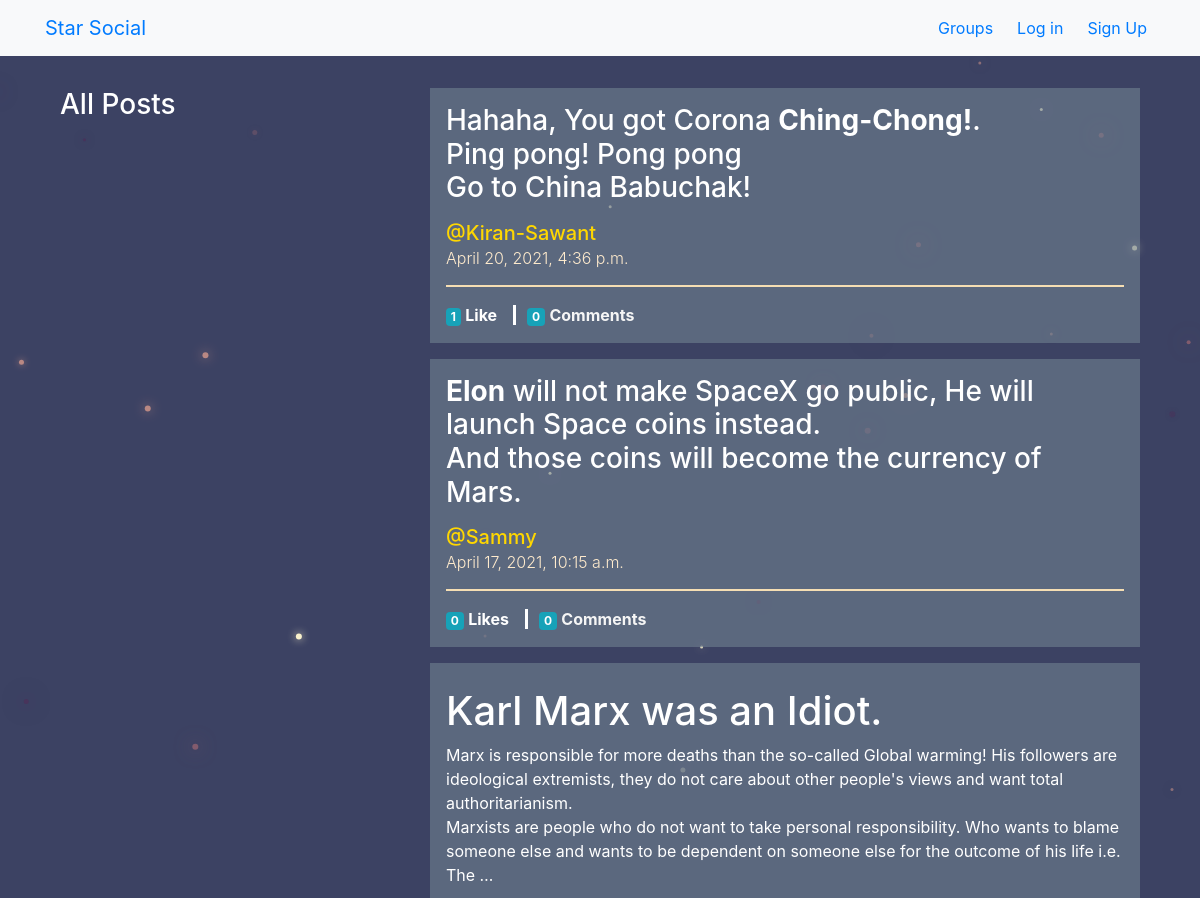
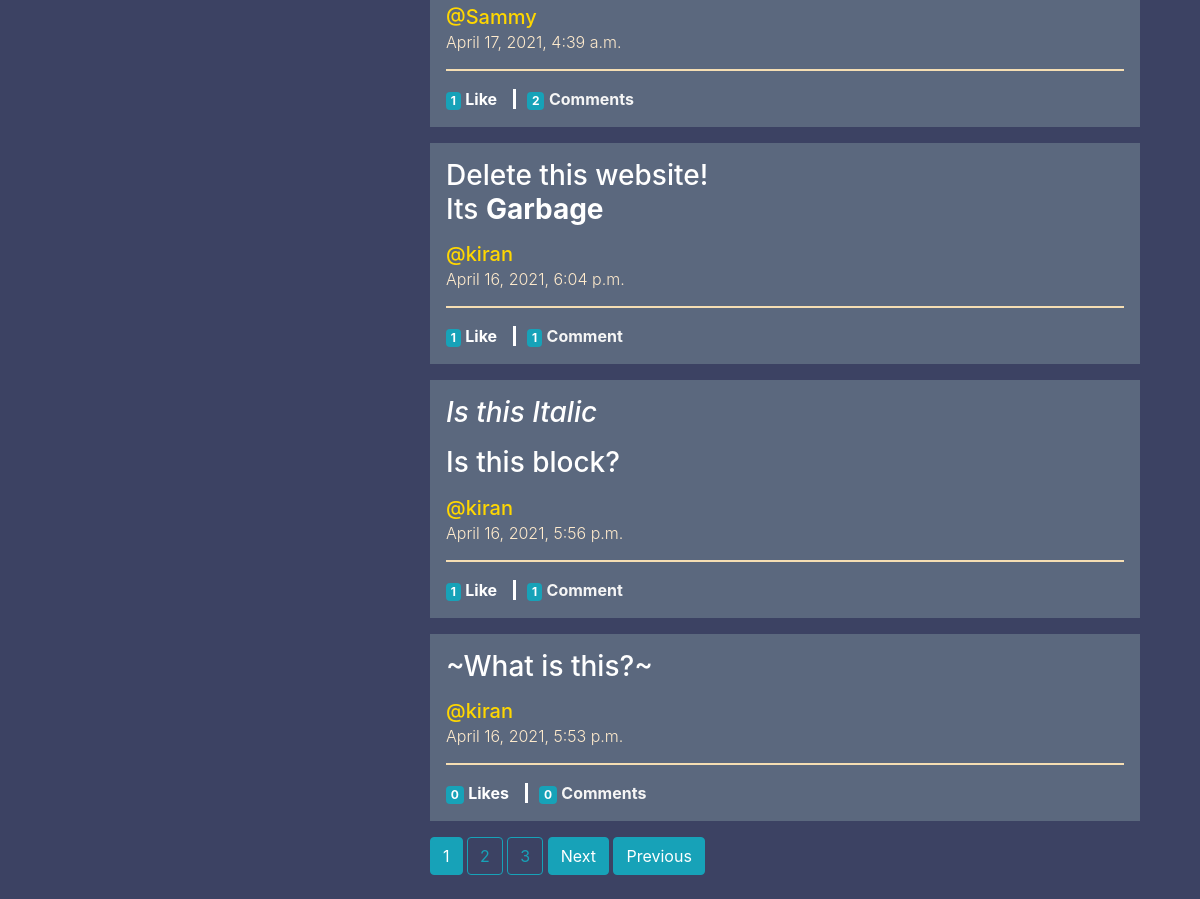
/posts/, run on the app's committed database (2 pictures, top to bottom).
### posts/models.py (models this page shows, shortened)
class Post(models.Model):
    user            = models.ForeignKey(User, related_name='author', on_delete=models.CASCADE)
    created_on      = models.DateTimeField(auto_now=True)
    message         = models.TextField()
    message_html    = models.TextField(editable=False)
    likes           = models.ManyToManyField(User, related_name='likes', blank=True)
    group           = models.ForeignKey(Group, related_name='groupposts', null=True, blank=True, on_delete=models.CASCADE)
    class Meta:
        ordering = ['-created_on']
        unique_together = ['user', 'message']

### posts/views.py (the view)
# urls.py: path('', views.PostList.as_view(), name='all'),
class PostList(SelectRelatedMixin, gen.ListView):
    model = models.Post
    select_related = ('user', 'group')
    paginate_by = 6

### posts/templates/posts/post_list.html (shortened to what this page needs)
{% extends 'posts/post_base.html' %}
{% block prepost %}
    <div class="col-md-4 mt-3">
            <h3>All Posts</h3>
    </div>
{% endblock %}
{% block post_content %}
    <div class="col-md-8 mt-3">
        {% for post in post_list %}
            <a href="{% url 'posts:single' username=post.user.username pk=post.id %}" style="color: white;">
                {% include 'posts/_post.html' %}
            </a>
        {% endfor %}
        {% if is_paginated %}
            {% for num in page_obj.paginator.page_range %}
                {% if page_obj.number == num %}
                    <a class='btn btn-info mb-4'href="?page={{ num }}">{{ num }}</a>
                {% elif  num > page_obj.number|add:'-3' and num < page_obj.number|add:'3' %}
                    <a class='btn btn-outline-info mb-4'href="?page={{ num }}">{{ num }}</a>
                {% endif %}
            {% endfor %}
            {% if page_obj.has_next %}
                <a class='btn btn-info mb-4'href="?page={{ page_obj.next_page_number }}">Next</a>
                <a class='btn btn-info mb-4'href="?page={{ page_obj.paginator.num_pages }}">Previous</a>
            {% endif %}
        {% endif %}
    </div>
{% endblock post_content %}

### posts/templates/posts/_post.html (shortened to what this page needs)
<div class="post media mb-3 p-3" style=" background-color: rgba(112, 128, 144, 0.61);">
    <div class="media-body" style="opacity: 100%;">
        {% if not trunc %}
            <h3>{{ post.message_html|safe|truncatechars_html:400 }}</h3>
        {% else %}
            <h3>{{ post.message_html|safe }}</h3>
        {% endif %}
        <h5>
            <span class="username">
                <a style="color: gold;" href="{% url 'posts:for_user'  username=post.user.username %}">
                    @{{post.user.username}}
                </a>
            </span><br>
            <time class="time">
                <a href="{% url 'posts:single' username=post.user.username pk=post.pk %}">
                    <small class="font-weight-light" style="color: blanchedalmond;">{{ post.created_on }}</small>
                </a>
            </time>
        </h5>
        <hr style="border: solid 0.5mm wheat;">
        <div class="mt-3">
            <a href="{% url 'posts:like-toggle' username=post.user.username pk=post.pk %}" style="color: white; padding-right: 3mm;">
                <span class="badge badge-info">{{ post.likes.count }} </span>
                <b>Like{{ post.likes.count|pluralize }}</b>
            </a>
            <a href="{% url 'posts:comment' pk=post.pk %}" style="color: whitesmoke; border-left: solid white; padding-left: 3mm;">
                <span class="badge badge-info">{{ post.comments.count }}</span>
                <b>Comment{{ post.comments.count|pluralize }}</b>
            </a>
        </div>
    </div>
</div>

### static/starsocial/CSS/master.css (style rules this page uses)
body { margin: 0; overflow: scroll; background-color: rgba(2, 10, 53, 0.767); }

### templates/accounts/base.html (style rules this page uses)
body { margin: 0; padding: 0; overflow-y: auto; overflow-x:hidden; color: white; }

### data on the page
Post: message_html "Hahaha, You got Corona Ching-Chong! . Ping pong! Pong pong Go to China Babuchak!", user.username "Kiran-Sawant", created_on "April 20, 2021, 4:36 p.m.", likes.count "1", comments.count "0"
Post: message_html "Elon will not make SpaceX go public, He will launch Space coins instead. And those coins will become the currency of Mars.", user.username "Sammy", created_on "April 17, 2021, 10:15 a.m.", likes.count "0", comments.count "0"
Post: message_html "Karl Marx was an Idiot. Marx is responsible for more deaths than the so-called Global warming! His followers are ideological extremists, they do not care about other people's views and want total authoritarianism. Marxists are people who do not want to take personal responsibility. Who wants to blame someone else and wants to be dependent on someone else for the outcome of his life i.e. The …", user.username "Sammy", created_on "April 17, 2021, 4:39 a.m.", likes.count "1", comments.count "2"
Post: message_html "Delete this website! Its Garbage", user.username "kiran", created_on "April 16, 2021, 6:04 p.m.", likes.count "1", comments.count "1"
Post: message_html "Is this Italic Is this block?", user.username "kiran", created_on "April 16, 2021, 5:56 p.m.", likes.count "1", comments.count "1"
Post: message_html "~What is this?~", user.username "kiran", created_on "April 16, 2021, 5:53 p.m.", likes.count "0", comments.count "0"

### other printed values
{{ num }} "1"
{{ num }} "2" "3"
